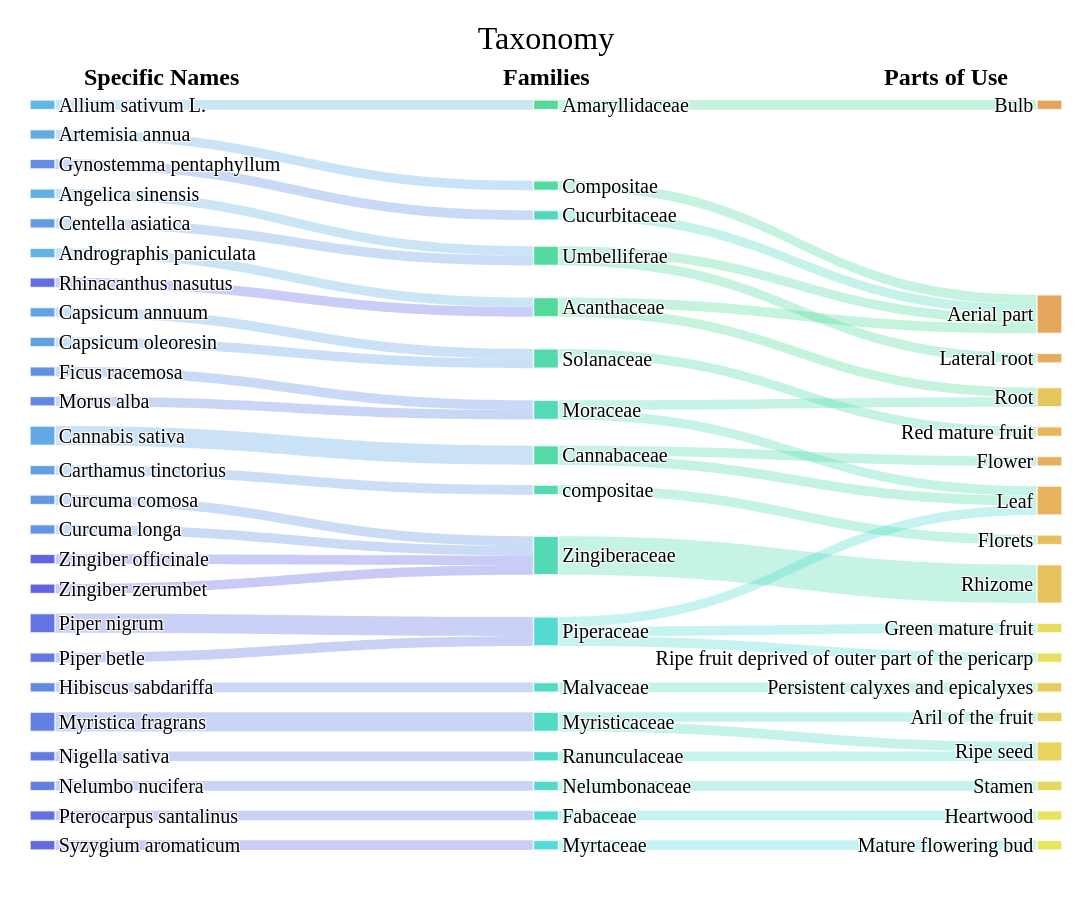

Source (notebook cell):
### Code cell
import pandas as pd
import plotly.graph_objects as go
import colorsys

# ============================================================================
# CONFIGURATION SECTION - Customize fonts here
# ============================================================================

FONT_CONFIG = {
    'title_size': 32,
    'title_color': '#000000',
    'title_family': 'Times New Roman, serif',  # ← change this
    
    'node_label_size': 20,
    'node_label_color': '#000000',
    'node_label_family': 'Times New Roman, serif',  # ← change this
    
    'header_size': 24,
    'header_color': '#000000',
    'header_family': 'Times New Roman, serif',  # ← change this
    
    'hover_size': 14,
    'hover_color': '#2d3748',
    'hover_family': 'Times New Roman, serif',  # ← change this
}

# ============================================================================

# 1. Load the dataset
df = pd.read_csv("plant_general.csv")

# 2. Preprocess Data
df['Parts of Use'] = df['Parts of Use'].astype(str).str.split(',')
df = df.explode('Parts of Use')
df['Parts of Use'] = df['Parts of Use'].str.strip()

# 3. Create Node Labels
labels_src = df['Specific Name'].unique().tolist()
labels_mid = df['Family'].unique().tolist()
labels_dst = df['Parts of Use'].unique().tolist()
all_labels = labels_src + labels_mid + labels_dst

label_to_idx = {label: i for i, label in enumerate(all_labels)}

# 4. Define Links
sources = []
targets = []
values = []

# Link Set 1: Specific Name -> Family
flow_1 = df.groupby(['Specific Name', 'Family']).size().reset_index(name='count')
for _, row in flow_1.iterrows():
    sources.append(label_to_idx[row['Specific Name']])
    targets.append(label_to_idx[row['Family']])
    values.append(row['count'])

# Link Set 2: Family -> Parts of Use
flow_2 = df.groupby(['Family', 'Parts of Use']).size().reset_index(name='count')
for _, row in flow_2.iterrows():
    sources.append(label_to_idx[row['Family']])
    targets.append(label_to_idx[row['Parts of Use']])
    values.append(row['count'])

# 5. Create Beautiful Color Palettes

# Generate sophisticated color palette using HSL
def generate_gradient_colors(n, hue_start=150, hue_end=90, saturation=0.65, lightness=0.55):
    """Generate a gradient of colors in HSL space"""
    colors = []
    for i in range(n):
        hue = hue_start + (hue_end - hue_start) * (i / max(n - 1, 1))
        rgb = colorsys.hls_to_rgb(hue / 360, lightness, saturation)
        colors.append(f'rgba({int(rgb[0]*255)}, {int(rgb[1]*255)}, {int(rgb[2]*255)}, 0.9)')
    return colors

# Assign colors to each section
num_src = len(labels_src)
num_mid = len(labels_mid)
num_dst = len(labels_dst)

# Create distinct color schemes for each column
colors_src = generate_gradient_colors(num_src, hue_start=200, hue_end=240, saturation=0.7, lightness=0.6)  # Blue-Purple
colors_mid = generate_gradient_colors(num_mid, hue_start=150, hue_end=180, saturation=0.65, lightness=0.55)  # Green-Cyan
colors_dst = generate_gradient_colors(num_dst, hue_start=30, hue_end=60, saturation=0.75, lightness=0.6)  # Orange-Yellow

node_colors = colors_src + colors_mid + colors_dst

# Create color mapping for links based on source node
link_colors = []
for src_idx in sources:
    # Get the base color and make it more transparent
    if src_idx < num_src:
        base_color = colors_src[src_idx]
    elif src_idx < num_src + num_mid:
        base_color = colors_mid[src_idx - num_src]
    else:
        base_color = colors_dst[src_idx - num_src - num_mid]
    
    # Convert to more transparent version
    link_colors.append(base_color.replace('0.9)', '0.3)'))

# 6. Create Enhanced Sankey Diagram
fig = go.Figure(data=[go.Sankey(
    arrangement='snap',  # Better automatic arrangement
    node=dict(
        pad=20,  # Increased padding for better spacing
        thickness=25,  # Thicker nodes
        line=dict(color="rgba(255, 255, 255, 0.8)", width=1.5),  # Subtle white border
        label=all_labels,
        color=node_colors,
        customdata=[f"<b>{label}</b>" for label in all_labels],
        hovertemplate='%{customdata}<br>Total Flow: %{value}<extra></extra>',
    ),
    link=dict(
        source=sources,
        target=targets,
        value=values,
        color=link_colors,  # Color-coded links
        hovertemplate='%{source.label} → %{target.label}<br>Count: %{value}<extra></extra>',
    )
)])

# 7. Enhanced Layout with Beautiful Styling (using FONT_CONFIG)
fig.update_layout(
    title={
        'text': "Taxonomy",
        'y': 0.97,
        'x': 0.5,
        'xanchor': 'center',
        'yanchor': 'top',
        'font': dict(
            size=FONT_CONFIG['title_size'],
            color=FONT_CONFIG['title_color'],
            family=FONT_CONFIG['title_family']
        )
    },
    font=dict(
        size=FONT_CONFIG['node_label_size'],
        family=FONT_CONFIG['node_label_family'],
        color=FONT_CONFIG['node_label_color']
    ),
    height=900,
    width=1400,
    plot_bgcolor='#f7fafc',  # Soft background
    paper_bgcolor='#ffffff',
    margin=dict(l=30, r=30, t=100, b=50),
    hoverlabel=dict(
        bgcolor="white",
        font_size=FONT_CONFIG['hover_size'],
        font_family=FONT_CONFIG['hover_family'],
        bordercolor="#cbd5e0"
    )
)

# Add annotations for column headers (using FONT_CONFIG)
annotations = [
    dict(
        x=0.05, y=1.05,
        xref='paper', yref='paper',
        text='<b>Specific Names</b>',
        showarrow=False,
        font=dict(
            size=FONT_CONFIG['header_size'],
            color=FONT_CONFIG['header_color'],
            family=FONT_CONFIG['header_family']
        ),
    ),
    dict(
        x=0.5, y=1.05,
        xref='paper', yref='paper',
        text='<b>Families</b>',
        showarrow=False,
        font=dict(
            size=FONT_CONFIG['header_size'],
            color=FONT_CONFIG['header_color'],
            family=FONT_CONFIG['header_family']
        ),
    ),
    dict(
        x=0.95, y=1.05,
        xref='paper', yref='paper',
        text='<b>Parts of Use</b>',
        showarrow=False,
        font=dict(
            size=FONT_CONFIG['header_size'],
            color=FONT_CONFIG['header_color'],
            family=FONT_CONFIG['header_family']
        ),
    ),
]

fig.update_layout(annotations=annotations)

# Show the interactive plot
fig.show()

# save png dpi 800
fig.write_image("sankey_diagram.png", scale = 8)

### Figure 1 — Plotly figure (JSON) as saved in the notebook; plotly's stock layout.template omitted (floating-point values rounded to 4 significant figures)
{"data": [{"arrangement": "snap", "link": {"color": ["rgba(81, 176, 224, 0.3)", "rgba(81, 172, 224, 0.3)", "rgba(81, 168, 224, 0.3)", "rgba(81, 164, 224, 0.3)", "rgba(81, 160, 224, 0.3)", "rgba(81, 156, 224, 0.3)", "rgba(81, 152, 224, 0.3)", "rgba(81, 149, 224, 0.3)", "rgba(81, 145, 224, 0.3)", "rgba(81, 141, 224, 0.3)", "rgba(81, 137, 224, 0.3)", "rgba(81, 133, 224, 0.3)", "rgba(81, 129, 224, 0.3)", "rgba(81, 125, 224, 0.3)", "rgba(81, 121, 224, 0.3)", "rgba(81, 117, 224, 0.3)", "rgba(81, 113, 224, 0.3)", "rgba(81, 109, 224, 0.3)", "rgba(81, 105, 224, 0.3)", "rgba(81, 101, 224, 0.3)", "rgba(81, 97, 224, 0.3)", "rgba(81, 93, 224, 0.3)", "rgba(81, 89, 224, 0.3)", "rgba(81, 85, 224, 0.3)", "rgba(81, 81, 224, 0.3)", "rgba(65, 214, 144, 0.3)", "rgba(65, 214, 144, 0.3)", "rgba(65, 214, 140, 0.3)", "rgba(65, 214, 158, 0.3)", "rgba(65, 214, 158, 0.3)", "rgba(65, 214, 154, 0.3)", "rgba(65, 214, 182, 0.3)", "rgba(65, 214, 210, 0.3)", "rgba(65, 214, 186, 0.3)", "rgba(65, 214, 177, 0.3)", "rgba(65, 214, 177, 0.3)", "rgba(65, 214, 191, 0.3)", "rgba(65, 214, 191, 0.3)", "rgba(65, 214, 214, 0.3)", "rgba(65, 214, 196, 0.3)", "rgba(65, 214, 205, 0.3)", "rgba(65, 214, 205, 0.3)", "rgba(65, 214, 205, 0.3)", "rgba(65, 214, 200, 0.3)", "rgba(65, 214, 163, 0.3)", "rgba(65, 214, 149, 0.3)", "rgba(65, 214, 149, 0.3)", "rgba(65, 214, 172, 0.3)", "rgba(65, 214, 168, 0.3)"], "hovertemplate": "%{source.label} → %{target.label}<br>Count: %{value}<extra></extra>", "source": [0, 1, 2, 3, 4, 5, 6, 7, 8, 9, 10, 11, 12, 13, 14, 15, 16, 17, 18, 19, 20, 21, 22, 23, 24, 26, 26, 25, 29, 29, 28, 34, 40, 35, 33, 33, 36, 36, 41, 37, 39, 39, 39, 38, 30, 27, 27, 32, 31], "target": [25, 26, 27, 28, 29, 30, 30, 31, 27, 32, 32, 33, 34, 35, 33, 36, 37, 38, 39, 39, 40, 26, 41, 32, 32, 43, 51, 42, 45, 46, 43, 43, 58, 52, 46, 51, 53, 54, 59, 55, 56, 46, 57, 54, 47, 43, 44, 50, 49], "value": [1, 1, 1, 1, 2, 1, 1, 1, 1, 1, 1, 1, 1, 1, 1, 2, 1, 1, 1, 2, 1, 1, 1, 1, 1, 1, 1, 1, 1, 1, 1, 1, 1, 1, 1, 1, 1, 1, 1, 1, 1, 1, 1, 1, 1, 1, 1, 4, 1]}, "node": {"color": ["rgba(81, 176, 224, 0.9)", "rgba(81, 172, 224, 0.9)", "rgba(81, 168, 224, 0.9)", "rgba(81, 164, 224, 0.9)", "rgba(81, 160, 224, 0.9)", "rgba(81, 156, 224, 0.9)", "rgba(81, 152, 224, 0.9)", "rgba(81, 149, 224, 0.9)", "rgba(81, 145, 224, 0.9)", "rgba(81, 141, 224, 0.9)", "rgba(81, 137, 224, 0.9)", "rgba(81, 133, 224, 0.9)", "rgba(81, 129, 224, 0.9)", "rgba(81, 125, 224, 0.9)", "rgba(81, 121, 224, 0.9)", "rgba(81, 117, 224, 0.9)", "rgba(81, 113, 224, 0.9)", "rgba(81, 109, 224, 0.9)", "rgba(81, 105, 224, 0.9)", "rgba(81, 101, 224, 0.9)", "rgba(81, 97, 224, 0.9)", "rgba(81, 93, 224, 0.9)", "rgba(81, 89, 224, 0.9)", "rgba(81, 85, 224, 0.9)", "rgba(81, 81, 224, 0.9)", "rgba(65, 214, 140, 0.9)", "rgba(65, 214, 144, 0.9)", "rgba(65, 214, 149, 0.9)", "rgba(65, 214, 154, 0.9)", "rgba(65, 214, 158, 0.9)", "rgba(65, 214, 163, 0.9)", "rgba(65, 214, 168, 0.9)", "rgba(65, 214, 172, 0.9)", "rgba(65, 214, 177, 0.9)", "rgba(65, 214, 182, 0.9)", "rgba(65, 214, 186, 0.9)", "rgba(65, 214, 191, 0.9)", "rgba(65, 214, 196, 0.9)", "rgba(65, 214, 200, 0.9)", "rgba(65, 214, 205, 0.9)", "rgba(65, 214, 210, 0.9)", "rgba(65, 214, 214, 0.9)", "rgba(229, 153, 76, 0.9)", "rgba(229, 157, 76, 0.9)", "rgba(229, 162, 76, 0.9)", "rgba(229, 166, 76, 0.9)", "rgba(229, 171, 76, 0.9)", "rgba(229, 175, 76, 0.9)", "rgba(229, 180, 76, 0.9)", "rgba(229, 184, 76, 0.9)", "rgba(229, 189, 76, 0.9)", "rgba(229, 193, 76, 0.9)", "rgba(229, 198, 76, 0.9)", "rgba(229, 202, 76, 0.9)", "rgba(229, 207, 76, 0.9)", "rgba(229, 211, 76, 0.9)", "rgba(229, 216, 76, 0.9)", "rgba(229, 220, 76, 0.9)", "rgba(229, 225, 76, 0.9)", "rgba(229, 229, 76, 0.9)"], "customdata": ["<b>Allium sativum L.</b>", "<b>Andrographis paniculata</b>", "<b>Angelica sinensis</b>", "<b>Artemisia annua</b>", "<b>Cannabis sativa</b>", "<b>Capsicum annuum</b>", "<b>Capsicum oleoresin</b>", "<b>Carthamus tinctorius</b>", "<b>Centella asiatica</b>", "<b>Curcuma comosa</b>", "<b>Curcuma longa</b>", "<b>Ficus racemosa</b>", "<b>Gynostemma pentaphyllum</b>", "<b>Hibiscus sabdariffa</b>", "<b>Morus alba</b>", "<b>Myristica fragrans</b>", "<b>Nelumbo nucifera</b>", "<b>Nigella sativa</b>", "<b>Piper betle</b>", "<b>Piper nigrum</b>", "<b>Pterocarpus santalinus</b>", "<b>Rhinacanthus nasutus</b>", "<b>Syzygium aromaticum</b>", "<b>Zingiber officinale</b>", "<b>Zingiber zerumbet</b>", "<b>Amaryllidaceae</b>", "<b>Acanthaceae</b>", "<b>Umbelliferae</b>", "<b>Compositae</b>", "<b>Cannabaceae</b>", "<b>Solanaceae</b>", "<b>compositae</b>", "<b>Zingiberaceae</b>", "<b>Moraceae</b>", "<b>Cucurbitaceae</b>", "<b>Malvaceae</b>", "<b>Myristicaceae</b>", "<b>Nelumbonaceae</b>", "<b>Ranunculaceae</b>", "<b>Piperaceae</b>", "<b>Fabaceae</b>", "<b>Myrtaceae</b>", "<b>Bulb</b>", "<b>Aerial part</b>", "<b>Lateral root</b>", "<b>Flower</b>", "<b>Leaf</b>", "<b>Red mature fruit</b>", "<b>nan</b>", "<b>Florets</b>", "<b>Rhizome</b>", "<b>Root</b>", "<b>Persistent calyxes and epicalyxes</b>", "<b>Aril of the fruit</b>", "<b>Ripe seed</b>", "<b>Stamen</b>", "<b>Green mature fruit</b>", "<b>Ripe fruit deprived of outer part of the pericarp</b>", "<b>Heartwood</b>", "<b>Mature flowering bud</b>"], "hovertemplate": "%{customdata}<br>Total Flow: %{value}<extra></extra>", "label": ["Allium sativum L.", "Andrographis paniculata", "Angelica sinensis", "Artemisia annua", "Cannabis sativa", "Capsicum annuum", "Capsicum oleoresin", "Carthamus tinctorius", "Centella asiatica", "Curcuma comosa", "Curcuma longa", "Ficus racemosa", "Gynostemma pentaphyllum", "Hibiscus sabdariffa", "Morus alba", "Myristica fragrans", "Nelumbo nucifera", "Nigella sativa", "Piper betle", "Piper nigrum", "Pterocarpus santalinus", "Rhinacanthus nasutus", "Syzygium aromaticum", "Zingiber officinale", "Zingiber zerumbet", "Amaryllidaceae", "Acanthaceae", "Umbelliferae", "Compositae", "Cannabaceae", "Solanaceae", "compositae", "Zingiberaceae", "Moraceae", "Cucurbitaceae", "Malvaceae", "Myristicaceae", "Nelumbonaceae", "Ranunculaceae", "Piperaceae", "Fabaceae", "Myrtaceae", "Bulb", "Aerial part", "Lateral root", "Flower", "Leaf", "Red mature fruit", null, "Florets", "Rhizome", "Root", "Persistent calyxes and epicalyxes", "Aril of the fruit", "Ripe seed", "Stamen", "Green mature fruit", "Ripe fruit deprived of outer part of the pericarp", "Heartwood", "Mature flowering bud"], "line": {"color": "rgba(255, 255, 255, 0.8)", "width": 1.5}, "pad": 20, "thickness": 25}, "type": "sankey"}], "layout": {"annotations": [{"font": {"color": "#000000", "family": "Times New Roman, serif", "size": 24}, "showarrow": false, "text": "<b>Specific Names</b>", "x": 0.05, "xref": "paper", "y": 1.05, "yref": "paper"}, {"font": {"color": "#000000", "family": "Times New Roman, serif", "size": 24}, "showarrow": false, "text": "<b>Families</b>", "x": 0.5, "xref": "paper", "y": 1.05, "yref": "paper"}, {"font": {"color": "#000000", "family": "Times New Roman, serif", "size": 24}, "showarrow": false, "text": "<b>Parts of Use</b>", "x": 0.95, "xref": "paper", "y": 1.05, "yref": "paper"}], "font": {"color": "#000000", "family": "Times New Roman, serif", "size": 20}, "height": 900, "hoverlabel": {"bgcolor": "white", "bordercolor": "#cbd5e0", "font": {"family": "Times New Roman, serif", "size": 14}}, "margin": {"b": 50, "l": 30, "r": 30, "t": 100}, "paper_bgcolor": "#ffffff", "plot_bgcolor": "#f7fafc", "title": {"font": {"color": "#000000", "family": "Times New Roman, serif", "size": 32}, "text": "Taxonomy", "x": 0.5, "xanchor": "center", "y": 0.97, "yanchor": "top"}, "width": 1400}}
